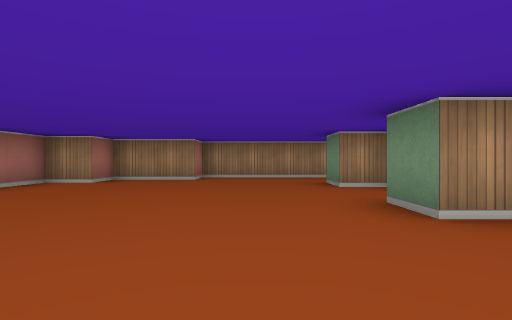
View 1 (above)

23 first-person views from a walk through a cub3D maze. The camera is about half as high as the walls, looks level and sees 80° across. The floor is counted in squares. Each view is taken from the middle of a square. On the plan, view 1 faces up. The plan holds only what a view shows up to about 9 squares ahead; the rest is blank.

View 2
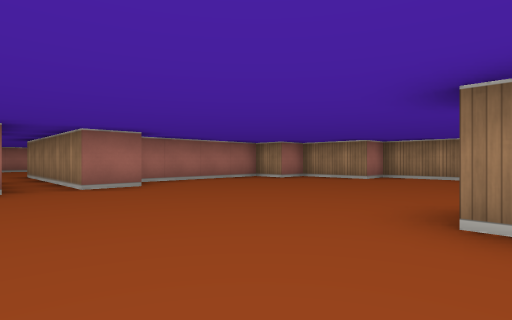

View 3
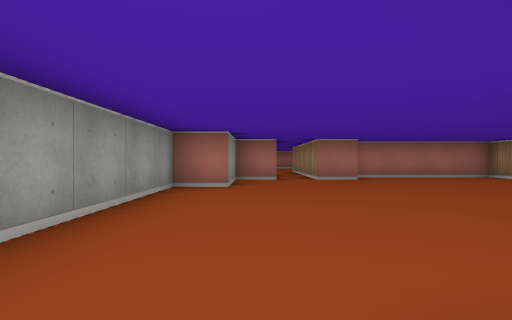

View 4
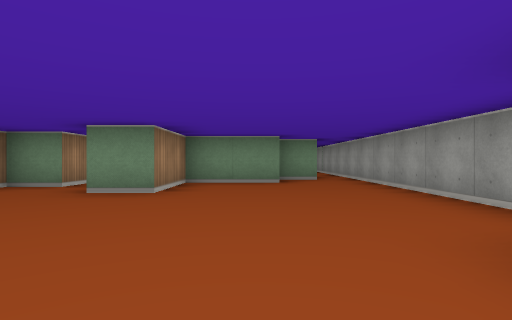

View 5
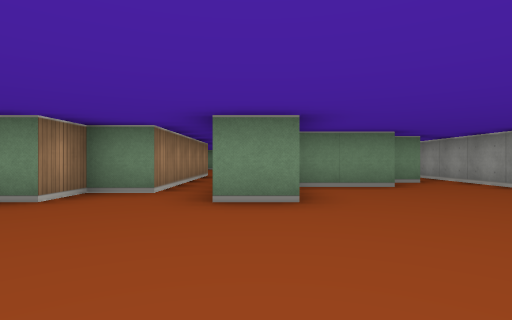

View 6
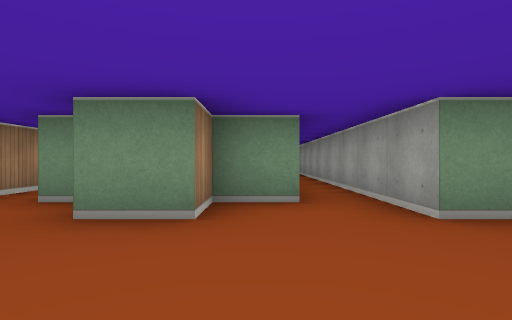

View 7
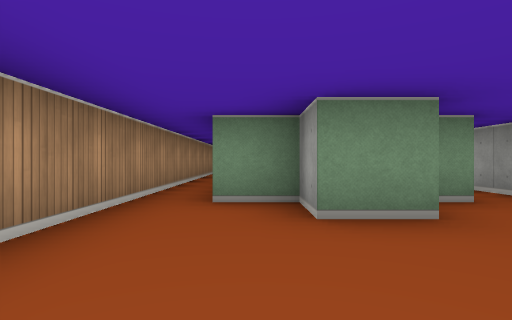

View 8
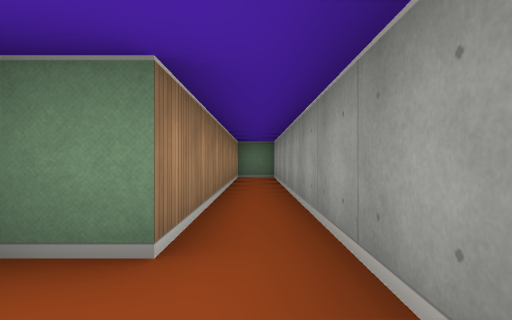

View 9
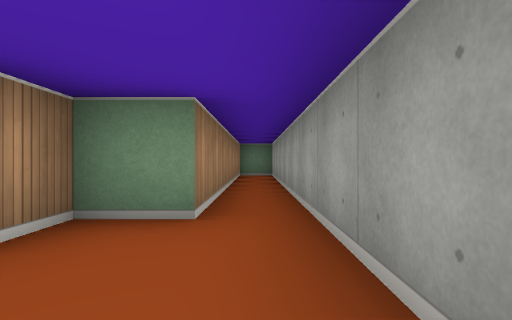

View 10
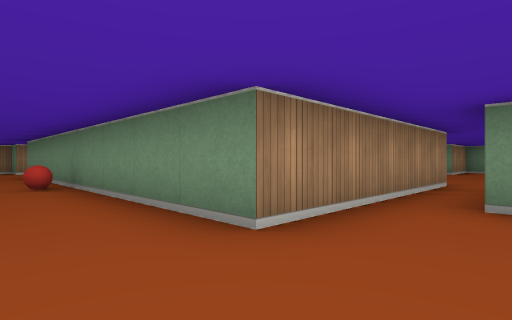

View 11
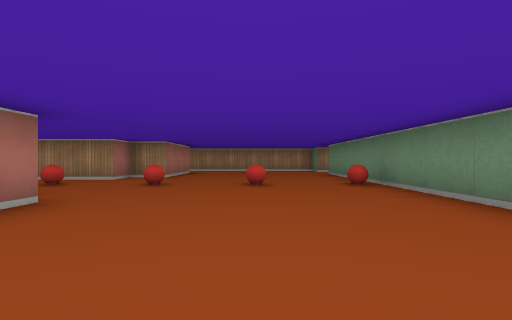

View 12
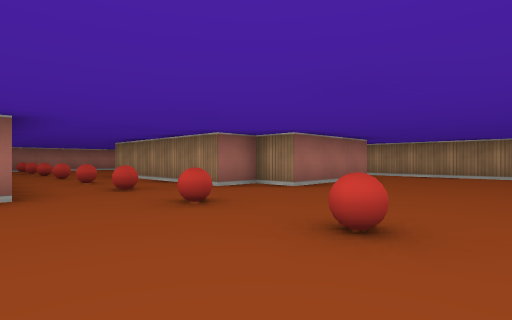

View 13
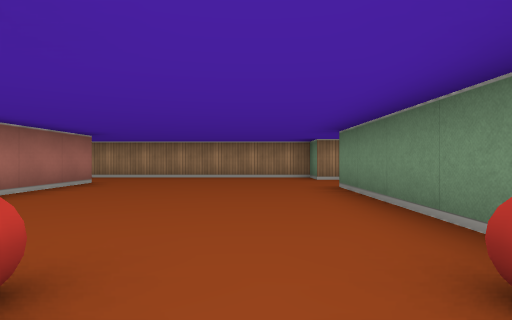

View 14
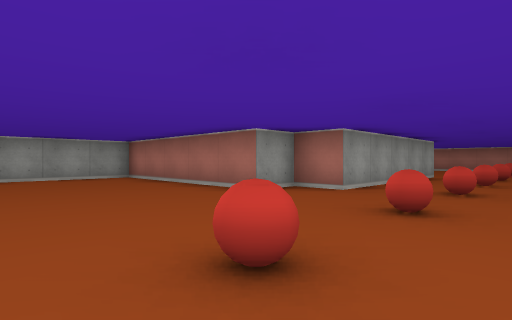

View 15
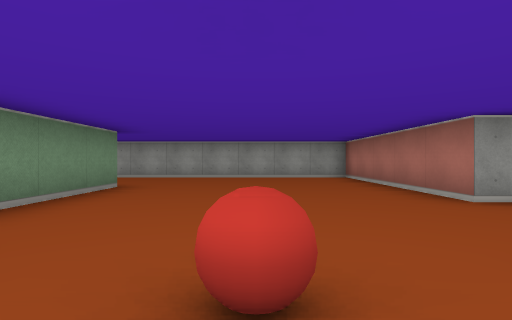

View 16
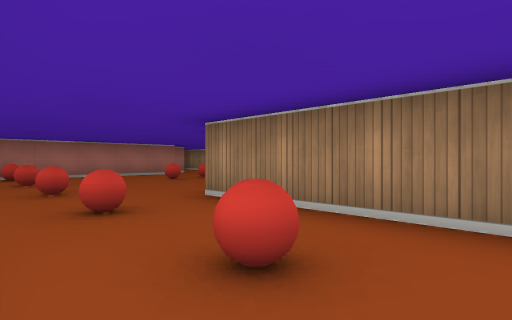

View 17
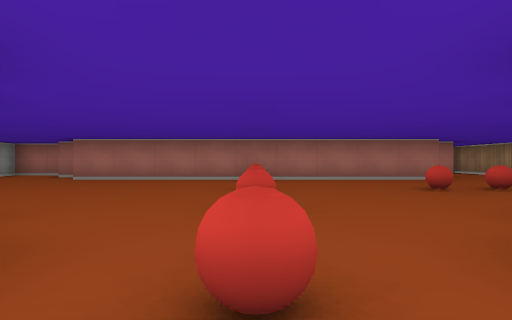

View 18
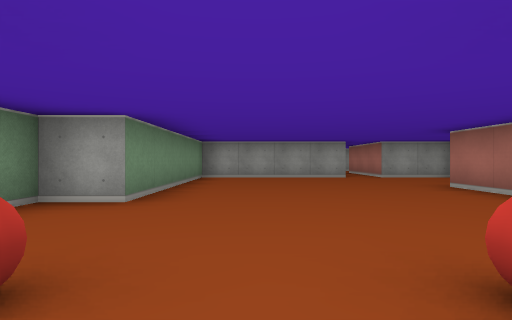

View 19
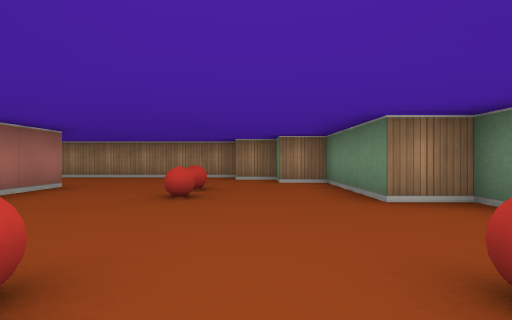

View 20
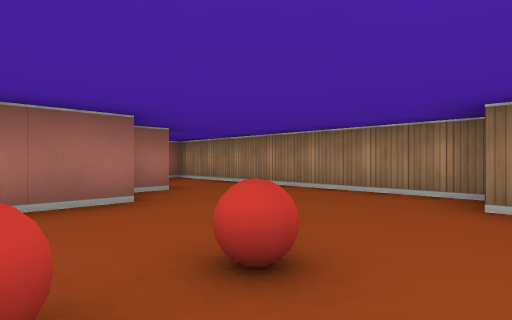

View 21
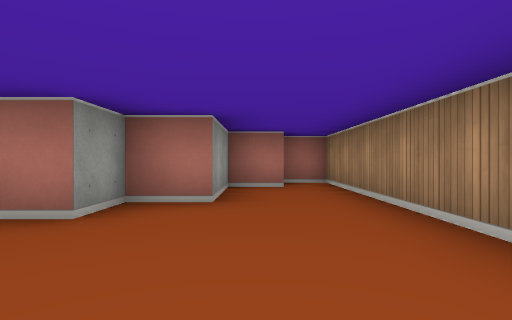

View 22
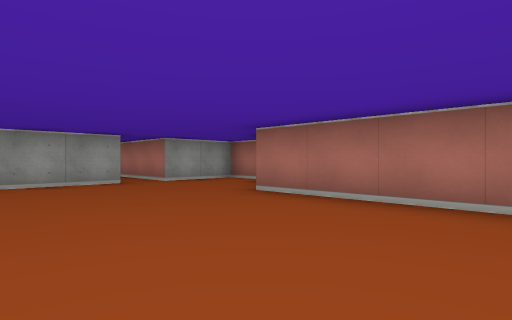

View 23
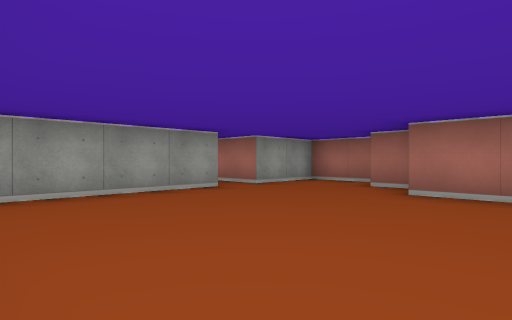

### Floor plan
Ten units are one square. View 1 is at (0, 0); x grows to the right and y downward. Boxes are objects, and circles mark ways between rooms. Rooms are numbered by the first view taken in them; rooms with no view inside come last. Other rooms are left out.
<svg viewBox="-300 -140 420 186">
<path fill="none" stroke="#000" d="M-35 -25 -35 -15M-35 -6 -35 5 -15 5 -15 15 115 15 115 5M69 -45 25 -45 25 -55 15 -55 15 -65 25 -65 25 -75M79 -85 -15 -85 -15 -75 -35 -75 -35 -65 -45 -65 -45 -28M111 5 45 5 45 -5 35 -5 35 -25 15 -25 15 -35 80 -35M-195 -45 -145 -45 -145 -35 -135 -35 -135 15 -71 15M-195 -79 -195 -85 -205 -85 -205 -115 -215 -115 -215 -122M-135 -115 -135 -85 -145 -85 -145 -75 -195 -75M-214 -125 -225 -125M-225 -135 -295 -135 -295 -125M-265 -12 -265 -5M-246 15 -205 15 -205 -35 -195 -35 -195 -41M-79 -125 -85 -125 -85 -135 -146 -135M-275 -1 -275 15 -255 15 -255 41M-285 -125 -285 -115 -265 -115 -265 -105 -255 -105 -255 -15M-35 -15 -85 -15 -85 -105"/>
<rect x="-255" y="-65" width="10" height="10" fill="#bbb"><title>ball</title></rect>
<rect x="-235" y="-65" width="10" height="10" fill="#bbb"><title>ball</title></rect>
<rect x="-235" y="-95" width="10" height="10" fill="#bbb"><title>ball</title></rect>
<rect x="-235" y="-105" width="10" height="10" fill="#bbb"><title>ball</title></rect>
<rect x="-215" y="-65" width="10" height="10" fill="#bbb"><title>ball</title></rect>
<rect x="-195" y="-65" width="10" height="10" fill="#bbb"><title>ball</title></rect>
<rect x="-175" y="-65" width="10" height="10" fill="#bbb"><title>ball</title></rect>
<rect x="-155" y="-65" width="10" height="10" fill="#bbb"><title>ball</title></rect>
<rect x="-135" y="-65" width="10" height="10" fill="#bbb"><title>ball</title></rect>
<rect x="-115" y="-65" width="10" height="10" fill="#bbb"><title>ball</title></rect>
<rect x="-95" y="-65" width="10" height="10" fill="#bbb"><title>ball</title></rect>
<circle cx="-40" cy="-10" r="3" fill="#2a7"/>
<text x="10" y="-30">1</text>
<text x="-170" y="-60">2</text>
</svg>
Room 1 opens to room 2.

Where each view was taken, in squares from view 1:
view 1: 0 up, 0 right, facing up
view 2: 0 up, 2 right, facing up-left
view 3: 0 up, 4 right, facing left
view 4: 1 up, 3 left, facing right
view 5: 3 up, 2 left, facing right
view 6: 5 up, 1 left, facing right
view 7: 7 up, 1 left, facing right
view 8: 1 down, 3 right, facing right
view 9: 1 down, 2 right, facing right
view 10: 0 up, 10 left, facing up-right
view 11: 0 up, 11 left, facing up
view 12: 4 up, 10 left, facing up-left
view 13: 5 up, 10 left, facing up
view 14: 7 up, 10 left, facing down-left
view 15: 7 up, 11 left, facing down
view 16: 5 up, 16 left, facing up-left
view 17: 6 up, 18 left, facing left
view 18: 7 up, 22 left, facing down
view 19: 5 up, 22 left, facing up
view 20: 9 up, 22 left, facing up-left
view 21: 12 up, 23 left, facing left
view 22: 5 up, 22 left, facing down-left
view 23: 3 up, 21 left, facing down-left
